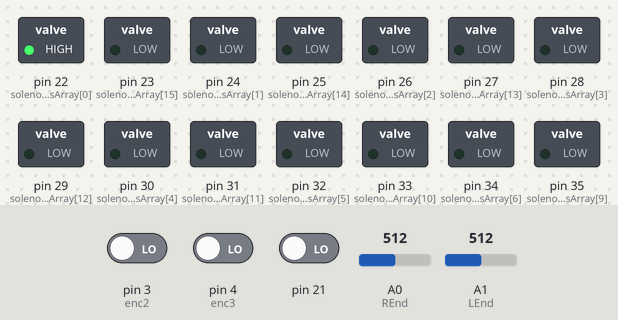
Bench run of a sketch on a simulated Arduino Mega 2560, built with avr-gcc and run on an emulated ATmega2560. Parts: switched loads named in the sketch (green lamp = pin HIGH). Inputs (shaded band) come from the test bench; at power-on: pin 21 LOW, pin 3 (enc2) LOW, pin 4 (enc3) LOW, A0 (REnd) = 512, A1 (LEnd) = 512. What the sketch prints to the serial monitor is not drawn.

Above: at 1.2 s.
1.3 s: pin 21 driven HIGH
Timing chart, 0 to 4.3 s (numbered marks = the images above; inputs shaded):
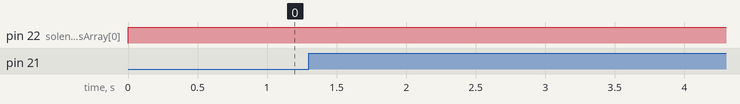

Measured:
- after the input at 1.3 s, every drawn part: stays the same

The sketch:

test_encoder_beltshift.ino
```cpp
const int enc1 = 2;
const int enc2 = 3;
const int enc3 = 4;
const int LEnd = 1;   //endLineLeft for analog in
const int REnd = 0;   //endLineRight for analog in

boolean enc2State;

int leftEndLine = 0;       //left end switch value
int rightEndLine = 0;      //right end switch value
int  lastEndLine = -1;
int beltShift = 0;

int pos = 0;
int lastPos = 0;
int carDirection = 0;  //direction of carriage　0:unknown　1:right　2:left
const byte totalArrayFromSolenoid =16;
byte solenoidPinsArray[totalArrayFromSolenoid] =
{
  22,24,26,28,30,32,34,36,37,35,33,31,29,27,25,23};

byte statusSolenoidArray[totalArrayFromSolenoid] =
{
  1,0,0,0,0,0,0,0,0,0,0,0,0,0,0,0};

void setup() {
  for(int i=0; i<16; i++){
    pinMode(solenoidPinsArray[i], OUTPUT);
  }
  attachInterrupt(enc1, rotaryEncodeHIGH, RISING);
  Serial.begin(115200);
}

void loop() {
  /*
  if(pos !=lastPos){
    Serial.print("pos:");
    Serial.print(pos);
    Serial.print(" | enc3:");
    Serial.println(digitalRead(enc3) ? "0" : "1");
    lastPos = pos;
  }
  */

  leftEndLine = (analogRead(LEnd) > 475) ? 1 : 0;
  rightEndLine = (analogRead(REnd) > 475) ? 1 : 0;

  //Serial.println(lastEndLine);
  if(leftEndLine && lastEndLine!=0 && carDirection == 2 ){
    beltShift = digitalRead(enc3) ? 1 : 0; // regular = 0 , shifted=1
    Serial.print("left ");
    lastPos = pos;
    debugEndOfLine();
    lastEndLine = 0;
  }

  if(rightEndLine && lastEndLine!=1 && carDirection == 1 ){
    beltShift = digitalRead(enc3) ? 0 : 1; // regular = 0 , shifted=1
    Serial.print("right ");
    lastPos = pos;
    debugEndOfLine();
    lastEndLine = 1;
  }

  setSolenoids();
}

void debugEndOfLine(){
  Serial.print(" | enc3:");
  Serial.print(digitalRead(enc3) ? "0" : "1");
  Serial.print("| beltShift:");
  Serial.print(beltShift);
  Serial.print(beltShift?" regular" : " shifted");
  Serial.print(" | pos:");
  Serial.println(pos);
}

void rotaryEncodeHIGH(){
  enc2State = digitalRead(enc2);
  if(!enc2State) {
    pos++;
    carDirection = 1;
  }else if(enc2State){
    pos--;
    carDirection = 2;
  }
}

void setSolenoids(){
  for(int i=0; i<16; i++){
    digitalWrite(solenoidPinsArray[i],  statusSolenoidArray[i]);
  }
  delay(1);
}
```
